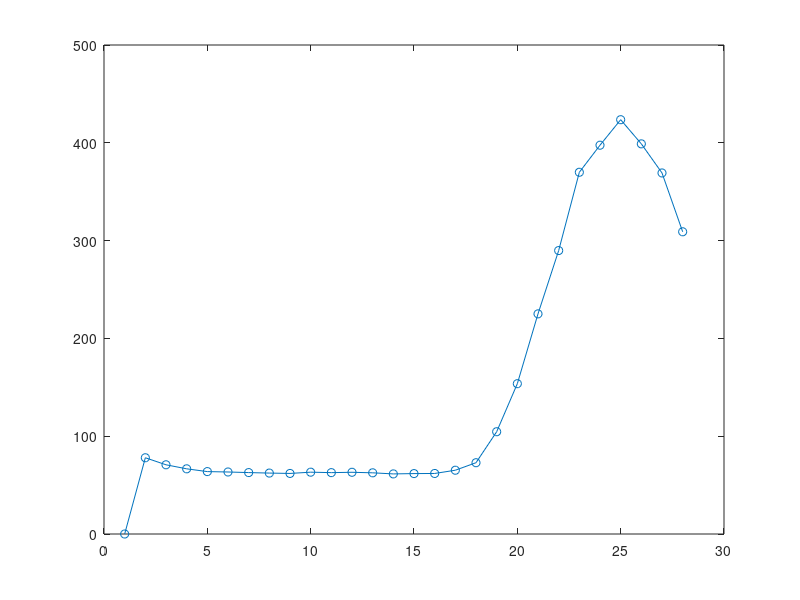

This figure's MATLAB source: (Note: this script raises an error after producing the figure.)


%%------------------------------  Loading Data -----------

load ys.mat;
% load nys.mat;    ys = YY;
% load YY.mat;     ys = YY;
% load YY1.mat;    ys = YY;


figure (100); plot(ys,'o-'); drawnow;

%%---------------- Setting up the range. Depict the function surface


 ZB_00 =  68.5 ;  %71; %68.5;  %[61, 75.9]; 
 TB_00 = max(ys);    
 
 
ZB0 = 67;  %[55, 76];    %---- Range of candidate ZB  
ZB1 = 73; 

TB0 =    TB_00 - 20; %380;              % ---- Range of candidate TB
TB1 =    TB_00 + 20; %450;

m  =   35;    % -------- section number for rows [ TB ];
n  =   33;    % -------- section number for columns [ ZB ];

I_figure = 10;

% hhh = BTP_Mesh(ys,ZB0,ZB1,TB0,TB1,m,n,I_figure);
  hhh = BTP_Mesh_Polish(ys,ZB0,ZB1,TB0,TB1,m,n,I_figure);

 figure (I_figure); subplot(1,2,1); hold on; 
  
 hcount = title(' counting');


%% ----------- Evaluating the virtual BTP: [ZB, TB], R = SSE

 tic;
 

NN = 100;
 for III = 1:NN
     ZB0  =  ZB_00 +  0.8 * (rand(1)-0.5) * 2;
     TB0  =  TB_00 +   10 * (rand(1)-0.5) * 2;
     
 [ZB, TB, BET, Yh, R, xs] = BTP_Search(ZB0,TB0,ys);  % Evaluating Q-Function;
  
    plot(ZB0,TB0,'o','MarkerSize',5);
    plot(ZB,TB,'.','MarkerSize',40); 
      %line([ZB0,ZB], [TB0, TB]);
          plot(xs(1,:),xs(2,:),'.-');
       
   str_t = ['Counting ',num2str(III), ' of the total ',num2str(NN)...
       '.            Time used: ', num2str(floor(toc)),' seconds'];
   set(hcount,'String',str_t);
     %%%%    disp([' ZB = ',num2str(ZB),',   TB= ',num2str(TB)]);
    drawnow;
 end
     t_end = toc; t_min = floor(t_end / 60); 
                  t_sec = floor (t_end - t_min * 60);
    t_gap =['  Total searching time: ',...
           num2str(t_min ),' minutes  ',...
           num2str(t_sec), ' seconds.'];
    disp(t_gap);
    
    hold off;